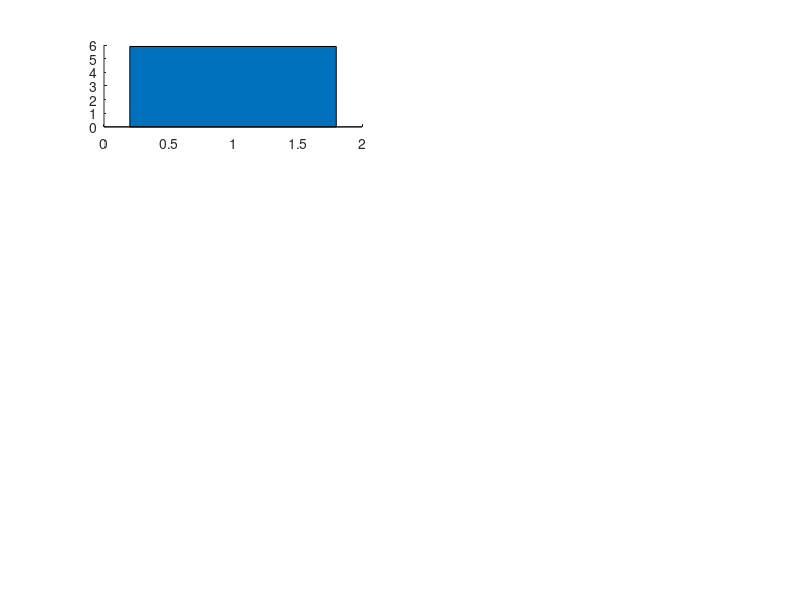

Recreate this plot in MATLAB. (Note: this script raises an error after producing the figure.)

%%%%%%%%%%%%%%%%%%%%%%%%%%%%%%%%%%%%%%%%%%%%%%%%%%%%%%%%%%%%%%%%%%%%%
function [] = hybrid_plot_io_studies1and2;

cd('C:\matlab_files\fiance\parameter_recovery\beta_fixed_code\Model_fitting_hybrid_study');

addpath(genpath('C:\matlab_files\fiance\parameter_recovery\beta_fixed_code\Model_fitting_hybrid_study\plotSpread'));

%Based on model_fitting_hybrid_study.m, this makes new figures of hybrid
%conditions, using newly debugged code that operates directly on the raw
%data. Hopefully these will be the figure-worthy ones in the end for the
%Communications Psychology revisions.

get_data = 0;

if get_data == 1;
    
    %set up a matrix to tell the program what to run
    %put them in order you'd like to see their plots appear
    %col1 -- 1: baseline pilot 1, 2: full pilot, 3: baseline, 4: full, 5: ratings, 6:squares, 7: timing
    %cols 2 and 3 -- 1 run continuous reward scheme for sub, obj
    %cols 4 and 5 -- 1 run 3-rank scheme for sub, obj
    run_studies = [ ...
        2 1 1 0 0; ...
        4 1 1 0 0; ...
        5 0 0 1 1; ...
        1 0 0 0 1; ...
        3 0 0 0 1; ...
        6 0 0 0 1; ...
        7 0 0 0 1; ...
        ];
    
    data.num_studies = numel(unique(run_studies(:,1)));
    data.run_studies = run_studies;
    
    for study = 1:data.num_studies;
        
        study_id = data.run_studies(study,1);
        
        data.study(study).study_id = study_id;
        
        %Now get data for every model requested
        clear models_pick
        models_pick = find(data.run_studies(study,2:end)==1);
        
        for model = 1:numel(models_pick);
            
            %identify model info based pn pick
            subjective_vals = 0;
            if models_pick(model) == 1 | models_pick(model) == 3;
                subjective_vals = 1;
            end;
            
            payoff_scheme = 0;
            if models_pick(model) == 1 | models_pick(model) == 2;
                payoff_scheme = 1;
            end;
            
            %now returns (preserving legacy variable names):
            %"mean ratings" which is actually 90*num_subs lists of phase 1 ratings
            %seq_vals, which is 6*8*num_subs lists of sequence values and
            %output, which is now 6*num_subs number of subject draws for each sequence
            [mean_ratings_all seq_vals_all output_all ranks_all] = ...
                get_sub_data( ...
                study_id, ...
                subjective_vals, ...
                payoff_scheme ...
                );
            
            %participant samples
            data.study(study).samples = output_all;
            data.study(study).ranks = ranks_all;
            
            %model metadata
            data.study(study).model(model).models_pick = models_pick(model);
            data.study(study).model(model).subjective_vals = subjective_vals;
            data.study(study).model(model).payoff_scheme = payoff_scheme;
            data.study(study).model(model).prior_vals = mean_ratings_all;
            data.study(study).model(model).seq_vals = seq_vals_all;
            
            %model samples and ranks
            disp('RUNNING MODEL NOW');
            data = run_models(data);
            
        end;    %models loop
        
    end;    %loop through studies
    
    save('data_struct2.mat','data'); %takes a long time to run and I might want to skip to here and load data later
    
    
end;    %get data?

load('data_struct.mat','data'); %takes a long time to run and I might want to skip to here and load data later

plot_results(data);


disp('audi5000')
%%%%%%%%%%%%%%%%%%%%%%%%%%%%%%%%%%%%%%%%%%%%%%%%%%%


%%%%%%%%%%%%%%%%%%%%%%%%%%%%%%%%%%%%%%%%%%%%%%%%%%%%%%%%%%%%%%%%%%%%%%%%%%%#
function plot_results(data)

h1 = figure; set(gcf,'Color',[1 1 1]);  %samples
plot_colors = lines(4);

rows = ceil(data.num_studies/2);
cols = ceil(data.num_studies/rows);

for study = 1:data.num_studies;
    
    %samples
    figure(h1)
    subplot(rows,cols,study); hold on;
    
    x_axis_it = 1;
    
    %participants
    bar( x_axis_it, mean(mean(data.study(study).samples)), 'FaceAlpha',.1, 'FaceColor', plot_colors(x_axis_it,:));
    plotSpread( mean(data.study(study).samples)' , 'xValues', x_axis_it, 'distributionColors',plot_colors(x_axis_it,:) );
    
    %models
    num_models = size(data.study(study).model,2);
    for model = 1:num_models;
        
        x_axis_it = x_axis_it + 1;
        
        bar( x_axis_it, mean(mean(data.study(study).model(model).samples)), 'FaceAlpha',.1, 'FaceColor', plot_colors(x_axis_it,:));
        plotSpread( mean(data.study(study).model(model).samples)' , 'xValues', x_axis_it, 'distributionColors',plot_colors(x_axis_it,:) );
        
    end;    %loop through models
    
    
end;    %loop through runs
%%%%%%%%%%%%%%%%%%%%%%%%%%%%%%%%%%%%%%%%%%%%%%%%%%%%%%%%%%%%%%%%%%%%%%%%%%%







%%%%%%%%%%%%%%%%%%%%%%%%%%%%%%%%%%%%%%%%%%%%%%%%%%%%%%%%%%%%%%%%%%%%%%%%%%%
function data = run_models(data)

%Does model for whatever the last study and model saved in data was (so can be evoked
%in a loop through studies/models

fprintf('');

run_study = size(data.study,2); %which study to process?
run_model = size(data.study(run_study).model,2); %which model to process?


num_subs = size(data.study(run_study).model(run_model).seq_vals,3);
num_seqs = size(data.study(run_study).model(run_model).seq_vals,1);

for subject = 1:num_subs
    
    clear prior;
    prior.mu = mean(log(data.study(run_study).model(run_model).prior_vals(:,subject)+1));
    prior.var = var(log(data.study(run_study).model(run_model).prior_vals(:,subject)+1));
    if prior.var == 0;
        prior.var = eps;
    end;
    prior.kappa= 2;
    prior.nu = 1;
    
    
    for seq = 1:num_seqs;
        
        clear list choiceCont choiceStop difVal
        list.vals = log(data.study(run_study).model(run_model).seq_vals(seq,:,subject)+1);
        list.length = numel(list.vals);
        list.Cs = 0;
        list.payoff_scheme = data.study(run_study).model(run_model).payoff_scheme;
        list.flip = 1;
        
        [choiceCont, choiceStop, difVal] = analyzeSecretary_nick_2023a(prior,list);
        
        data.study(run_study).model(run_model).samples(seq,subject) = find(difVal<0,1,'first');
        
        seq_ranks = tiedrank(list.vals')';
        data.study(run_study).model(run_model).ranks(seq,subject) = ...
            seq_ranks(1,data.study(run_study).model(run_model).samples(seq,subject));
        
    end;    %loop through seqs
    
end;    %loop through subs
%%%%%%%%%%%%%%%%%%%%%%%%%%%%%%%%%%%%%%%%%%%%%%%%%%%%%%%%%%%%%%%%%%%%%%%%%%%












%%%%%%%%%%%%%%%%%%%%%%%%%%%%%%%%%%%%%%%%%%%%%%%%%%%%%%%%%%%%%%%%%%%%%%%%%%%
function [choiceStop, choiceCont, difVal] = analyzeSecretary_nick_2023a(dataPrior, list)
%minValue is repurposed to be 1 if continuous reward and otherwise if
%3-rank payoff

minValue = list.payoff_scheme;
params = [];
distOptions = 0;
% if norm(list.allVals(1:length(list.vals)) - list.vals) > 0
%     dataList = [list.vals; list.allVals(length(list.vals)+1:end)];
%     if dataList(1) == 1380
%         dataList(1) = 900;
%     end
%     fprintf('list mismatch\n');
% else
%     dataList = list.allVals;
% end

if list.flip == -1
    sampleSeries = -(dataList - mean(dataList)) + mean(dataList);
else
    %     sampleSeries = dataList;
    sampleSeries = list.vals;
end

% N = ceil(list.length - params*list.length/12);
% if N < length(list.vals)
%     N = length(list.vals);
% end

N = list.length;

prior.mu    = dataPrior.mu;
prior.kappa = dataPrior.kappa;
%
% if distOptions == 0
prior.sig   = dataPrior.var;
prior.nu    = dataPrior.nu;
% else
%     prior.sig   = dataPrior.mean;
%     prior.nu    = 1;
% end

%%% if not using ranks
%%% Cs = params(1)*prior.mu;

Cs = list.Cs;


[choiceStop, choiceCont, difVal, currentRnk] = computeSecretary(params, sampleSeries, prior, N, list, Cs, distOptions,minValue);
%%%%%%%%%%%%%%%%%%%%%%%%%%%%%%%%%%%%%%%%%%%%%%%%%%%%%%%%%%%%%%%%%%%%%%%%%%%



%%%%%%%%%%%%%%%%%%%%%%%%%%%%%%%%%%%%%%%%%%%%%%%%%%%%%%%%%%%%%%%%%%%%%%%%%%%
function [choiceStop, choiceCont, difVal, currentRnk] = computeSecretary(params, sampleSeries, priorProb, N, list, Cs, distOptions,minValue)

sdevs = 8;
dx = 2*sdevs*sqrt(priorProb.sig)/100;
x = ((priorProb.mu - sdevs*sqrt(priorProb.sig)) + dx : dx : ...
    (priorProb.mu + sdevs*sqrt(priorProb.sig)))';

Nchoices = length(list.vals);
%
% if list.optimize == 1
%     Nconsider = length(list.allVals);
% else
Nconsider = length(sampleSeries);
if Nconsider > N
    Nconsider = N;
end
% end

difVal = zeros(1, Nconsider);
choiceCont = zeros(1, Nconsider);
choiceStop = zeros(1, Nconsider);
currentRnk = zeros(1, Nconsider);

for ts = 1 : Nconsider
    
    [expectedStop, expectedCont] = rnkBackWardInduction(sampleSeries, ts, priorProb, N, x, Cs, distOptions,minValue);
    %     [expectedStop, expectedCont] = backWardInduction(sampleSeries, ts, priorProb, x, Cs);
    
    [rnkv, rnki] = sort(sampleSeries(1:ts), 'descend');
    z = find(rnki == ts);
    
    %     fprintf('sample %d rnk %d %.2f %.4f %.2f\n', ts, z, sampleSeries(ts), expectedStop(ts), expectedCont(ts));
    
    difVal(ts) = expectedCont(ts) - expectedStop(ts);
    
    choiceCont(ts) = expectedCont(ts);
    choiceStop(ts) = expectedStop(ts);
    
    currentRnk(ts) = z;
    
end
%%%%%%%%%%%%%%%%%%%%%%%%%%%%%%%%%%%%%%%%%%%%%%%%%%%%%%%%%%%%%%%%%%%%%%%%%%%





%%%%%%%%%%%%%%%%%%%%%%%%%%%%%%%%%%%%%%%%%%%%%%%%%%%%%%%%%%%%%%%%%%%%%%%%%%%
function [expectedStop, expectedCont, expectedUtility] = rnkBackWardInduction(sampleSeries, ts, priorProb, ...
    listLength, x, Cs, distOptions,minValue)

if minValue == 1
    
    payoff = sort(sampleSeries,'descend');
    
else
    
    %maxPayRank = 3;
    payoff = [5 3 1 0 0 0 0 0 0 0 0 0 0 0 0 0 ];
    % % payoff = [1 0 0 0 0 0];
    
end;


N = listLength;
Nx = length(x);

% payoff = sort(sampleSeries,'descend')';
% payoff = [N:-1:1];
% payoff = (payoff-1)/(N-1);




% % % %bins
% temp = sort(sampleSeries,'descend')';
% % [dummy,payoff] = histc(temp, [minValue(1:end-1) Inf]);
% % nbins = size(minValue,2)-1;
% payoff = (payoff-1)/(nbins-1);

% %normalised rating value
% payoff = sort(sampleSeries,'descend')'; %assign actual values to payoff
% payoff = (payoff-0)/(minValue(end) - 0);    %normalise seq values between zero and 1 relative to maximally rated face




% payoff(find(payoff~=8))=0.0000000000000000000000000000000001;
% payoff(find(payoff==8))=100000000000000000000000000000;
%
% %bound values between zero and 1
% if numel(minValue) > 2;
% payoff = ((payoff-0)/((numel(minValue)-1)-0));
% end;
% payoff = payoff.^40;

maxPayRank = numel(payoff);
temp = [payoff zeros(1, 20)];
payoff = temp;


data.n  = ts;

% if ts > 0

if distOptions == 0
    data.sig = var(sampleSeries(1:ts));
    data.mu = mean(sampleSeries(1:ts));
    
else
    data.mu = mean(sampleSeries(1:ts));
    data.sig = data.mu;
end
% else
%     data.sig = priorProb.sig;
%     data.mu  = priorProb.mu;
% end

utCont  = zeros(length(x), 1);
utility = zeros(length(x), N);

if ts == 0
    ts = 1;
end

[rnkvl, rnki] = sort(sampleSeries(1:ts), 'descend');
z = find(rnki == ts);
rnki = z;

ties = 0;
if length(unique(sampleSeries(1:ts))) < ts
    ties = 1;
end

mxv = ts;
if mxv > maxPayRank
    mxv = maxPayRank;
end

rnkv = [Inf*ones(1,1); rnkvl(1:mxv)'; -Inf*ones(20, 1)];
%rnkv = [Inf*ones(1,1); rnkvl(1:mxv); -Inf*ones(20, 1)];

[postProb] = normInvChi(priorProb, data);
px = posteriorPredictive(x, postProb);
px = px/sum(px);

Fpx = cumsum(px);
cFpx = 1 - Fpx;

for ti = N : -1 : ts
    
    if ti == N
        utCont = -Inf*ones(Nx, 1);
    elseif ti == ts
        utCont = ones(Nx, 1)*sum(px.*utility(:, ti+1));
    else
        utCont = computeContinue(utility(:, ti+1), postProb, x, ti);
    end
    
    %%%% utility when rewarded for best 3, $5, $2, $1
    utStop = NaN*ones(Nx, 1);
    
    rd = N - ti; %%% remaining draws
    id = max([(ti - ts - 1) 0]); %%% intervening draws
    td = rd + id;
    ps = zeros(Nx, maxPayRank);
    
    for rk = 0 : maxPayRank-1
        
        pf = prod(td:-1:(td-(rk-1)))/factorial(rk);
        
        ps(:, rk+1) = pf*(Fpx.^(td-rk)).*((cFpx).^rk);
        
    end
    
    %     psi(:,1) = (Fpx.^(td));
    %     psi(:,2) = td*(Fpx.^(td-1)).*(cFpx);
    %     psi(:,3) = (td*(td-1)/2)*(Fpx.^(td-2)).*(cFpx.^2);
    
    for ri = 1 : maxPayRank+1
        
        z = find(x < rnkv(ri) & x >= rnkv(ri+1));
        utStop(z) = ps(z, 1:maxPayRank)*(payoff(1+(ri-1):maxPayRank+(ri-1))');
        
    end
    
    if sum(isnan(utStop)) > 0
        fprintf('Nan in utStop');
    end
    
    if ti == ts
        [zv, zi] = min(abs(x - sampleSeries(ts)));
        if zi + 1 > length(utStop)
            %             fprintf('accessing utStop at %d value x %.2f\n', zi, x);
            zi = length(utStop) - 1;
        end
        
        %         if rnki > 3 & utStop(zi+1) > 0.0001 & ties == 0
        % %             fprintf('expectedReward %.9f\n', utStop(zi+1));
        %         end
        
        utStop = utStop(zi+1)*ones(Nx, 1);
        
    end
    
    utCont = utCont - Cs;
    
    utility(:, ti)      = max([utStop utCont], [], 2);
    expectedUtility(ti) = px'*utility(:,ti);
    
    expectedStop(ti)    = px'*utStop;
    expectedCont(ti)    = px'*utCont;
    
    %     subplot(2,1,1);
    %     plot(x, utStop, x, utCont, x, utility(:, ti));
    %
    %     subplot(2,1,2);
    %     plot(x, Fpx);
    %
    %     fprintf('');
    
end
%%%%%%%%%%%%%%%%%%%%%%%%%%%%%%%%%%%%%%%%%%%%%%%%%%%%%%%%%%%%%%%%%%%%%%%%%%%





%%%%%%%%%%%%%%%%%%%%%%%%%%%%%%%%%%%%%%%%%%%%%%%%%%%%%%%%%%%%%%%%%%%%%%%%%%%
function utCont = computeContinue(utility, postProb0, x, ti)

postProb0.nu = ti-1;

utCont = zeros(length(x), 1);

% pspx = zeros(length(x), length(x));

expData.n   = 1;
expData.sig = 0;

for xi = 1 : length(x)
    
    expData.mu  = x(xi);
    
    postProb = normInvChi(postProb0, expData);
    spx = posteriorPredictive(x, postProb);
    spx = (spx/sum(spx));
    
    %     pspx(:, xi) = spx;
    
    utCont(xi) = spx'*utility;
    
end
%%%%%%%%%%%%%%%%%%%%%%%%%%%%%%%%%%%%%%%%%%%%%%%%%%%%%%%%%%%%%%%%%%%%%%%%%%%






%%%%%%%%%%%%%%%%%%%%%%%%%%%%%%%%%%%%%%%%%%%%%%%%%%%%%%%%%%%%%%%%%%%%%%%%%%%
function [postProb] = normInvChi(prior, data)

postProb.nu    = prior.nu + data.n;

postProb.kappa = prior.kappa + data.n;

postProb.mu    = (prior.kappa/postProb.kappa)*prior.mu + (data.n/postProb.kappa)*data.mu;

postProb.sig   = (prior.nu*prior.sig + (data.n-1)*data.sig + ...
    ((prior.kappa*data.n)/(postProb.kappa))*(data.mu - prior.mu).^2)/postProb.nu;

if data.n == 0
    postProb.sig = prior.sig;
end
%%%%%%%%%%%%%%%%%%%%%%%%%%%%%%%%%%%%%%%%%%%%%%%%%%%%%%%%%%%%%%%%%%%%%%%%%%%




%%%%%%%%%%%%%%%%%%%%%%%%%%%%%%%%%%%%%%%%%%%%%%%%%%%%%%%%%%%%%%%%%%%%%%%%%%%
function prob_y = posteriorPredictive(y, postProb)

tvar = (1 + postProb.kappa)*postProb.sig/postProb.kappa;

sy = (y - postProb.mu)./sqrt(tvar);

prob_y = tpdf(sy, postProb.nu);
%%%%%%%%%%%%%%%%%%%%%%%%%%%%%%%%%%%%%%%%%%%%%%%%%%%%%%%%%%%%%%%%%%%%%%%%%%%







%%%%%%%%%%%%%%%%%%%%%%%%%%%%%%%%%%%%%%%%%%%%%%%%%%%%%%%%%%%%%%%%%%%%%%%%%%%%%%%%%%%%%%%%%%%%%%%%%%%%%%%%%%%%%%%%%%%%%%%%
function [all_ratings seq_vals all_output seq_ranks] = get_sub_data(study, subjective_vals, payoff_scheme);

%initialise some things that may be changed below depending on study particulars.
%So some conditions (full pilot, full, ratings) have a preceding ratings
%phase that needs to be processed but other conditions don't
ratings_phase = 0;

%Some conditions (those where phase 2 is modelled after Costa & Averbeck:
%pilot baseline, baseline, squares, ratings, timing) have slightly
%differently formatted data. Part of this is that the columns have
%different names as shown here. But also these have two display screens per
%draw (as the participant views the option for fixed time, followed by
%response promot screen, while full and full pilot see option and make
%response on one screen). So I will create a switch header_format, which
%will be 1 (and so will access first header and will divide screen numbers
%by 2) or 2 (and so will access second header row#)
header_names{1} = {'ParticipantPrivateID','Correct','ScreenNumber','TrialNumber','Option1','Option2','Option3','Option4',	'Option5',	'Option6',	'Option7',	'Option8',	'Option9',	'Option10',	'Option11',	'Option12'};
header_names{2} = {'ParticipantPrivateID','Correct','ScreenNumber','TrialNumber','price1a','price2a','price3a','price4a',	'price5a',	'price6a',	'price7a',	'price8a',	'price9a',	'price10a',	'price11a',	'price12a'};
%initialise
header_format = 1;

%0 if header_format == 1, 2 if full pilot and 1 if full. This is determined
%by the string format of the options columns (containing all 12 prices used for the modeling).
%For some reason this varies in the raw data from study to study
option_chars = 0;



if study == 1;  %baseline pilot
    data_folder = 'pilot_baseline';
elseif study == 2;  %full pilot
    data_folder = 'pilot_full';
    ratings_phase = 1;
    header_format = 2;     option_chars = 2;
    %payoff_scheme = 1;
elseif study == 3;  %baseline
    data_folder = 'baseline';
elseif study == 4;  %full
    data_folder = 'full';
    ratings_phase = 1;
    header_format = 2;     option_chars = 1;
    %payoff_scheme = 1;
elseif study == 5;  %rating phase
    data_folder = 'rating_phase';
    ratings_phase = 1;
elseif study == 6;  %squares
    data_folder = 'squares';
elseif study == 7;  %timimg
    data_folder = 'timing';
end;

%set correct headers for this study
sequence_file_headers = header_names{header_format};

%find available data
datafiles = dir( [data_folder filesep '*.csv'] );

%The studies differ in how many sequence files and whether there is a
%ratings file. I renamed the ratings file so it should always be last (the
%initial string ratings_ comes before data_).
num_sequence_files = size(datafiles,1); %assuming all files detected are sequence files

%get ratings data (if applicable)
warning('off'); %otherwise it complains about reformatting spaces in header names for every single file it opens
if ratings_phase == 1;  %if full pilot, full or rating phase
    
    ratings_data_temp = readtable([data_folder filesep datafiles(end).name]);
    ratings_data = ratings_data_temp(strcmp(ratings_data_temp.ZoneType,'response_slider_endValue'),{'ParticipantPrivateID','Response','phone_price'});
    
    num_sequence_files = num_sequence_files - 1;    %one of those the last one) was actually a ratings file
    
    %convert weird html strings in price column to proper numbers
    ratings_data.phone_price = cell2mat(cellfun(@(x) str2double(x(6:end-5)), ratings_data.phone_price , 'UniformOutput', false));
    
    %average the two ratings per subject
    group_vars = {'ParticipantPrivateID', 'phone_price'};
    mean_ratings = grpstats(ratings_data, group_vars, 'mean');
    
    
end;    %ratings phase?



%get sequence data
sequence_data_concatenated = [];
for file=1:num_sequence_files;
    
    phase2_temp = readtable([data_folder filesep datafiles(file).name]);
    phase2_data = phase2_temp(phase2_temp.Correct==1,sequence_file_headers);
    
    %standardise the header names
    phase2_data.Properties.VariableNames([5:16]) = header_names{1}(5:16);
    
    sequence_data_concatenated = [sequence_data_concatenated; phase2_data];
    
end;    %loop through sequence files


%average the number of draws over sequences per subject (all other important variables are between subs)
% mean_draws = grpstats(sequence_data_concatenated,"ParticipantPrivateID","mean","DataVars",["ScreenNumber"]);
all_output = reshape( ...
    sequence_data_concatenated.ScreenNumber, ...
    numel(unique(sequence_data_concatenated.TrialNumber)), ...
    numel(unique(sequence_data_concatenated.ParticipantPrivateID)) ...
    );
%If it's a condition that uses the Costa & Averbeck two screen format
%(option+response screens) then need to divide screen number by 2 to get
%correct number of drawn options.
if header_format == 1;
    all_output = all_output / 2;
end;

%reformat strings with £ signs in cells to be doubles
if option_chars ~= 2;   %if not full pilot (which already is in doubles for some reason.
    
    for trial = 1:size(sequence_data_concatenated,1);
        
        
        if option_chars == 1;
            
            sequence_data_concatenated.Option1{trial} = str2double(sequence_data_concatenated.Option1{trial}(2:end));
            sequence_data_concatenated.Option2{trial} = str2double(sequence_data_concatenated.Option2{trial}(2:end));
            sequence_data_concatenated.Option3{trial} = str2double(sequence_data_concatenated.Option3{trial}(2:end));
            sequence_data_concatenated.Option4{trial} = str2double(sequence_data_concatenated.Option4{trial}(2:end));
            sequence_data_concatenated.Option5{trial} = str2double(sequence_data_concatenated.Option5{trial}(2:end));
            sequence_data_concatenated.Option6{trial} = str2double(sequence_data_concatenated.Option6{trial}(2:end));
            sequence_data_concatenated.Option7{trial} = str2double(sequence_data_concatenated.Option7{trial}(2:end));
            sequence_data_concatenated.Option8{trial} = str2double(sequence_data_concatenated.Option8{trial}(2:end));
            sequence_data_concatenated.Option9{trial} = str2double(sequence_data_concatenated.Option9{trial}(2:end));
            sequence_data_concatenated.Option10{trial} = str2double(sequence_data_concatenated.Option10{trial}(2:end));
            sequence_data_concatenated.Option11{trial} = str2double(sequence_data_concatenated.Option11{trial}(2:end));
            sequence_data_concatenated.Option12{trial} = str2double(sequence_data_concatenated.Option12{trial}(2:end));
            
            
        else
            
            %Unless they're from full or full pilot conditions, which only have a £ imported, the option
            %strings have hidden <strong> tags to consider
            sequence_data_concatenated.Option1{trial} = str2double(sequence_data_concatenated.Option1{trial}(9:end-9));
            sequence_data_concatenated.Option2{trial} = str2double(sequence_data_concatenated.Option2{trial}(9:end-9));
            sequence_data_concatenated.Option3{trial} = str2double(sequence_data_concatenated.Option3{trial}(9:end-9));
            sequence_data_concatenated.Option4{trial} = str2double(sequence_data_concatenated.Option4{trial}(9:end-9));
            sequence_data_concatenated.Option5{trial} = str2double(sequence_data_concatenated.Option5{trial}(9:end-9));
            sequence_data_concatenated.Option6{trial} = str2double(sequence_data_concatenated.Option6{trial}(9:end-9));
            sequence_data_concatenated.Option7{trial} = str2double(sequence_data_concatenated.Option7{trial}(9:end-9));
            sequence_data_concatenated.Option8{trial} = str2double(sequence_data_concatenated.Option8{trial}(9:end-9));
            sequence_data_concatenated.Option9{trial} = str2double(sequence_data_concatenated.Option9{trial}(9:end-9));
            sequence_data_concatenated.Option10{trial} = str2double(sequence_data_concatenated.Option10{trial}(9:end-9));
            sequence_data_concatenated.Option11{trial} = str2double(sequence_data_concatenated.Option11{trial}(9:end-9));
            sequence_data_concatenated.Option12{trial} = str2double(sequence_data_concatenated.Option12{trial}(9:end-9));
            
        end;    %how are option values formatted
        
        
        
    end;    %loop through trials
    
    sequence_data_concatenated.Option1 = cell2mat(sequence_data_concatenated.Option1);
    sequence_data_concatenated.Option2 = cell2mat(sequence_data_concatenated.Option2);
    sequence_data_concatenated.Option3 = cell2mat(sequence_data_concatenated.Option3);
    sequence_data_concatenated.Option4 = cell2mat(sequence_data_concatenated.Option4);
    sequence_data_concatenated.Option5 = cell2mat(sequence_data_concatenated.Option5);
    sequence_data_concatenated.Option6 = cell2mat(sequence_data_concatenated.Option6);
    sequence_data_concatenated.Option7 = cell2mat(sequence_data_concatenated.Option7);
    sequence_data_concatenated.Option8 = cell2mat(sequence_data_concatenated.Option8);
    sequence_data_concatenated.Option9 = cell2mat(sequence_data_concatenated.Option9);
    sequence_data_concatenated.Option10 = cell2mat(sequence_data_concatenated.Option10);
    sequence_data_concatenated.Option11 = cell2mat(sequence_data_concatenated.Option11);
    sequence_data_concatenated.Option12 = cell2mat(sequence_data_concatenated.Option12);
    
end;    %if not full pilot and so requires formatting

%Time to loop through and process subs and sequences with models
subs = unique(sequence_data_concatenated.ParticipantPrivateID);
num_subs = numel(subs);
for subject = 1:num_subs
    
    disp(sprintf('Study id %d, subjective vals %d, payoff scheme %d, participant %d',study,subjective_vals,payoff_scheme, subs(subject)));
    
    
    %Get objective values for this subject
    array_Obj = table2array(sequence_data_concatenated(sequence_data_concatenated.ParticipantPrivateID==subs(subject),5:end));
    
    %loop through and get io peformance for each sequence
    for sequence = 1:size(array_Obj,1);
        
        if subjective_vals == 1;   %if subjective values
            
            %Loop through options and replace price values with corresponding ratings for each participant
            clear this_rating_data this_seq_Subj;
            this_rating_data = mean_ratings(mean_ratings.ParticipantPrivateID == subs(subject),:);
            for option=1:size(array_Obj,2);
                
                this_seq_Subj(1,option) = table2array(this_rating_data(this_rating_data.phone_price==array_Obj(sequence,option),'mean_Response'));
                
            end;    %loop through options
            
            all_ratings(:,subject) = this_rating_data.mean_Response; %to be returned by function
            seq_vals(sequence,:,subject) = this_seq_Subj; %to be returned by function
            
        else;    %if objective values
            
            %normalise prices vector and accumulate over subs(should be same every subject)
            clear temp_ratings temp_seq_vals
            %all participants have the same raw price distribution
            the_prices = 1.0e+03 *[0.3598    0.3838    0.4318    0.4320    0.4800    0.5040    0.5280    0.5518    0.5520    0.5710    0.5760    0.5910    0.6000 ...
                0.6240    0.6319    0.6320    0.6430    0.6461    0.6670    0.6740    0.6958    0.7150    0.7200    0.7230    0.7260    0.7360 ...
                0.7440    0.7458    0.7460    0.7470    0.7500    0.7680    0.7698    0.7790    0.7870    0.7920    0.7950    0.7960    0.7990 ...
                0.8000    0.8020    0.8110    0.8260    0.8350    0.8397    0.8430    0.8460    0.8640    0.8660    0.8700    0.8720    0.8760 ...
                0.8880    0.8940    0.9100    0.9120    0.9150    0.9180    0.9190    0.9240    0.9350    0.9420    0.9460    0.9900    1.0080 ...
                1.0320    1.0620    1.0660    1.0830    1.1140    1.1160    1.1230    1.1340    1.1400    1.1520    1.1550    1.1560    1.1880 ...
                1.2020    1.2250    1.2300    1.2500    1.2540    1.3200    1.3220    1.3450    1.6830    1.6920    1.7090    1.7640]';
            
            %         %transform values
            old_min = 1;
            old_max = max(the_prices);
            new_min=1;
            new_max = 100;
            
            %normalise raw price distribution (need for the models later)
            temp_Obj_ratings = (((new_max-new_min)*(the_prices - old_min))/(old_max-old_min))+new_min;
            temp_Obj_ratings = -(temp_Obj_ratings - 50) + 50;
            all_ratings(:,subject) = temp_Obj_ratings; %to be returned by function
            
            temp_Obj_vals = (((new_max-new_min)*(array_Obj(sequence,:) - old_min))/(old_max-old_min))+new_min;
            temp_Obj_vals = -(temp_Obj_vals - 50) + 50;
            
            seq_vals(sequence,:,subject) = temp_Obj_vals;   %to be returned by function
            
        end;    %objective or subjective values?
        
        %get ranks
        seq_ranks_temp = tiedrank(seq_vals(sequence,:,subject)')';
        seq_ranks(sequence,subject) = seq_ranks_temp(1,all_output(sequence,subject));
        
        
    end;    %Loop through sequences
end;    %Loop through subs
%%%%%%%%%%%%%%%%%%%%%%%%%%%%%%%%%%%%%%%%%%%%%%%%%%%%%%%%%%%%%%%%%%%%%%%%%%%%%%%%%%%%%%%%%%%%%%%%%%%%%%%%%%%%%%%%%%%%%%%%%%%%%%%%%



